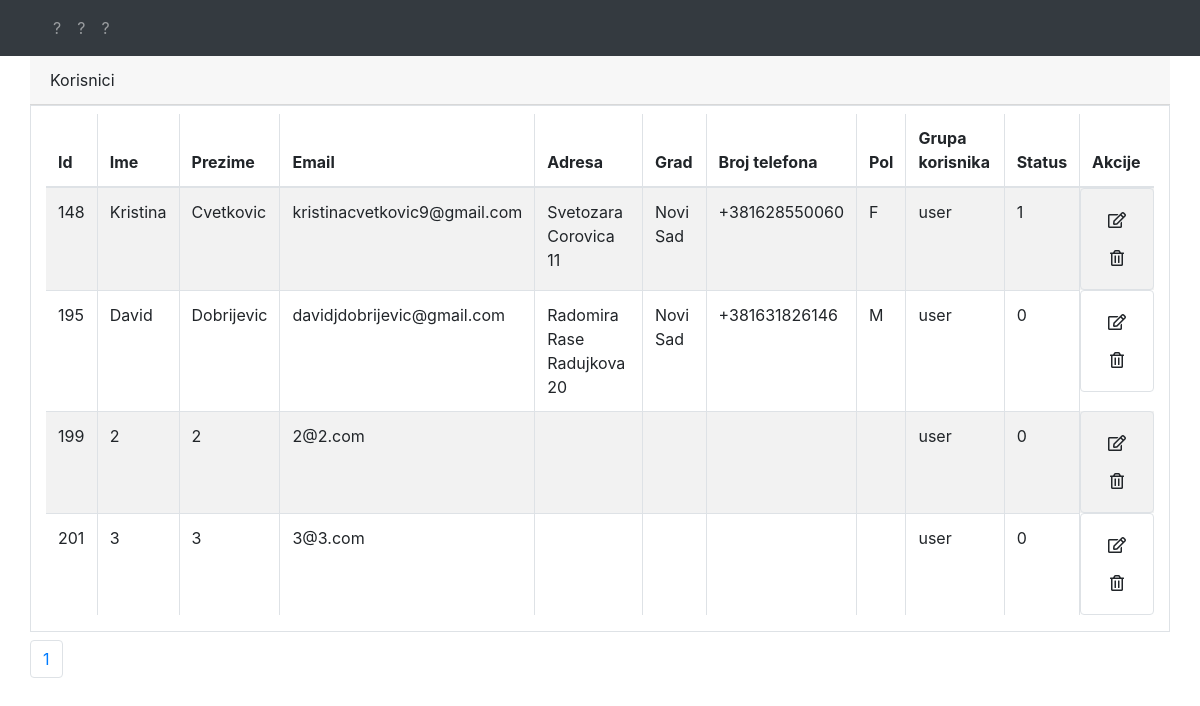
/korisnici/ko.php, run on the app's committed database.
### tables this page shows
CREATE TABLE `users` (
  `id` int(11) NOT NULL,
  `name` varchar(250) NOT NULL,
  `surname` varchar(250) NOT NULL,
  `email` varchar(250) NOT NULL,
  `address` varchar(250) NOT NULL,
  `city` varchar(250) NOT NULL,
  `phone` varchar(250) NOT NULL,
  `gender` char(1) NOT NULL,
  `user_group` varchar(50) NOT NULL,
  `password` varchar(250) NOT NULL,
  `activeuser` int(11) NOT NULL
);

### db/actionko.php (called while the page is built, shortened)
<?php
$mysqli = new mysqli('localhost', 'root', '', 'crud') or die(mysqli_error($mysqli));
	$select = "SELECT * from users";
	$t = mysqli_query($mysqli, $select);
	$total = mysqli_num_rows($t);
	$start = 0;
	$limit = 20;
	$total_pages = ceil($total / $limit);
	$limitstart = " LIMIT $start, $limit";
	$select .= $limitstart;
?>

### korisnici/ko.php (the view, shortened to what this page needs)
<!DOCTYPE html>
<html>
<head>
	<link rel="stylesheet" type="text/css" href="../css/style.css">
	<link rel="stylesheet" type="text/css" href="../css/korisnici.css">
	<link rel="stylesheet" type="text/css" href="../css/all.min.css">
	<link rel="stylesheet" type="text/css" href="../css/bootstrap.min.css">
</head>
<body>
	<header>
		<nav class="navbar navbar-expand-lg navbar-dark bg-dark">
			<div class="container">
				<div class="collapse navbar-collapse" id="navbarSupportedContent">
				    <ul class="navbar-nav">
				      <li class="nav-item">
				        <a class="nav-link" href="#">?</a>
				      </li>
				      <li class="nav-item dropdown">
				        <a class="nav-link collapse-toggle" href="#" id="navbarDropdown" role="button" data-toggle="dropdown" aria-haspopup="true" aria-expanded="false">
				          ?
				        </a>
				      </li>
				       <li class="nav-item">
				        <a class="nav-link" href="#">?</a>
				      </li>
				    </ul>
			  	</div>
			</div>
		</nav>
	</header>
	<?php include '../db/actionko.php'; ?>
    <div class="container card-header">Korisnici
	</div>
	<div class="container border pt-2">
		<?php
			$mysqli = new mysqli('localhost', 'root', '', 'crud') or die(mysqli_error($mysqli));
			$result = $mysqli->query($select);
		?>
		<div>
			<table class="table table-bordered table-striped">
				<thead>
					<tr>
						<th>Id</th>
						<th>Ime</th>
						<th>Prezime</th>
						<th>Email</th>
						<th>Adresa</th>
						<th>Grad</th>
						<th>Broj telefona</th>
						<th>Pol</th>
						<th>Grupa korisnika</th>
						<th>Status</th>
						<th>Akcije</th>
					</tr>
				</thead>
				<?php
				while ($row = $result->fetch_assoc()):
				?>
					<tr>
						<td><?php echo $row['id']; ?></td>
						<td><?php echo $row['name']; ?></td>
						<td><?php echo $row['surname']; ?></td>
						<td><?php echo $row['email']; ?></td>
						<td><?php echo $row['address']; ?></td>
						<td><?php echo $row['city']; ?></td>
						<td><?php echo $row['phone']; ?></td>
						<td><?php echo $row['gender']; ?></td>
						<td><?php echo $row['user_group']; ?></td>
						<td><?php echo $row['activeuser']; ?></td>
						<td class="btn">
							<a href="nko.php?editid=<?php echo $row['id']; ?>" class="btn">
							<i class="far fa-edit"></i>
							</a>
							<a href="../db/actionko.php?deleteid=<?php echo $row['id']; ?>" class="btn">
							<i class="far fa-trash-alt"></i>
							</a>
						</td>
					</tr>
				<?php endwhile; ?>
			</table>
		</div>
	</div>
<ul class="pagination container pt-2">
	<?php for($i = 1; $i <= $total_pages; $i++) { ?>
		<li class="page-item"><a class="page-link" href="?page=<?php echo $i; ?>"><?php echo $i; ?></a></li>
	<?php } ?>
</ul>
<?php include '../templates/footer.php'; ?>

### css/korisnici.css (style rules this page uses)
div .table { border-style: hidden; }

### data on the page
users: id "148", name "Kristina", surname "Cvetkovic", email "kristinacvetkovic9@gmail.com", address "Svetozara Corovica 11", city "Novi Sad", phone "+381628550060", gender "F", user_group "user", activeuser "1"
users: id "195", name "David", surname "Dobrijevic", email "davidjdobrijevic@gmail.com", address "Radomira Rase Radujkova 20", city "Novi Sad", phone "+381631826146", gender "M", user_group "user", activeuser "0"
users: id "199", name "2", surname "2", email "2@2.com", user_group "user", activeuser "0"
users: id "201", name "3", surname "3", email "3@3.com", user_group "user", activeuser "0"
